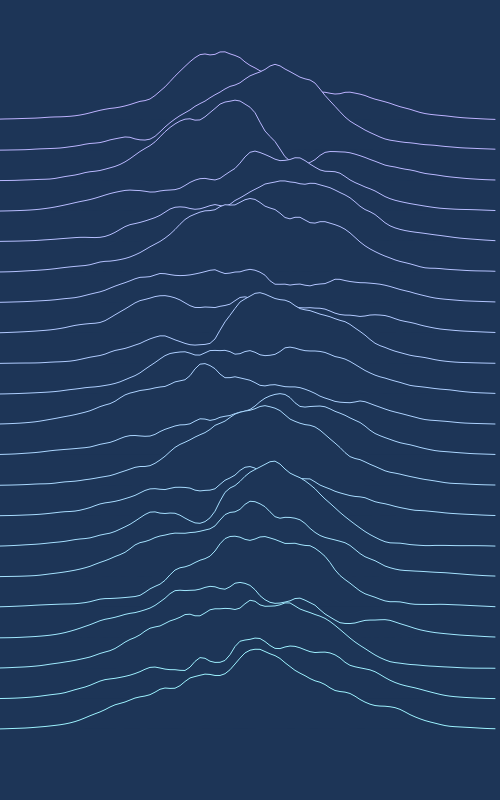
Frame 1 (no input)
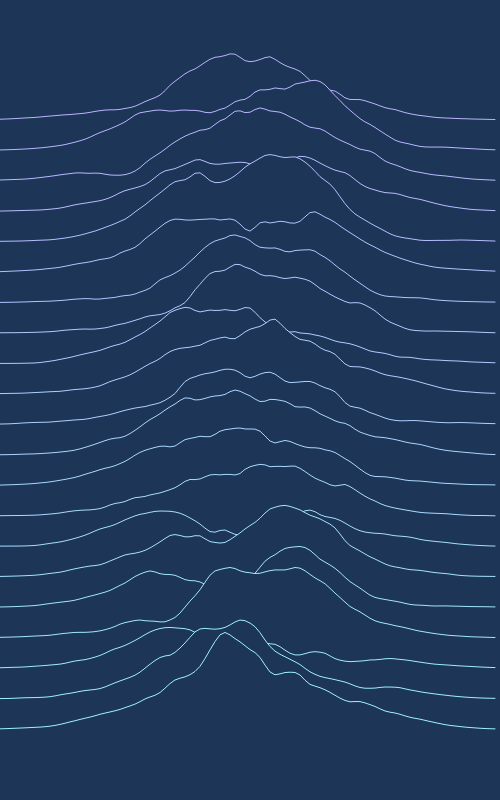
Frame 60 (no input)
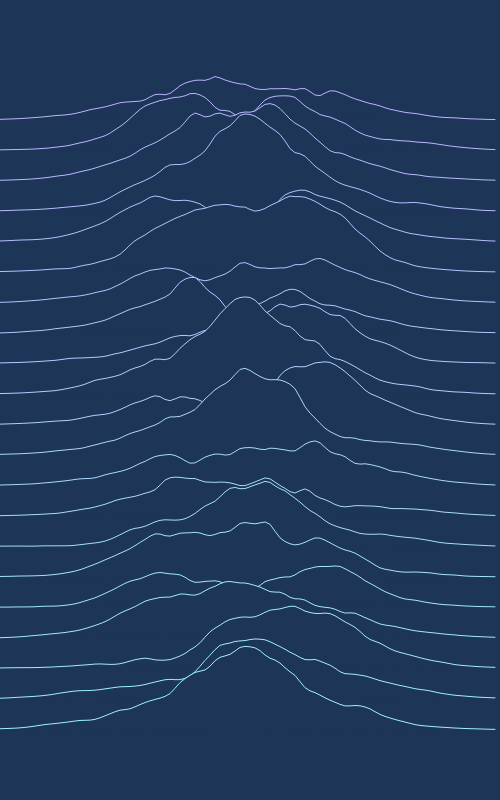
Frame 120 (the mouse pressed at the canvas centre since frame 60)

The p5.js sketch that drew these frames (run headless with seeded random() and noise() and a simulated clock; from frame 60 on, the mouse is pressed at the canvas centre):

// p5.js sketch
// ── sketch.js
w = 500;
h = 800;
let c = 21;
let pad = h / 20;
montains = []

function setup() {
  let c1 = color(189, 178, 255);
  let c2 = color(155, 246, 255);
  createCanvas(w, h);
  for (let i = 0; i < c; i++){
    let col = lerpColor(c1, c2, i / c);
    let alt = map(i, 0, c, 3 * pad, h - pad);
    montains.push(new Montain(alt, 100, w, i, col));
  }
}

function draw() {
  clear();
  background('#1d3557');
  for (let i = 0; i < c; i++){
    montains[i].draw();
    montains[i].update();
  }
}

// ── class.js
class Montain{
  constructor(y_pos, altitude, width, seed, col){
    this.y_pos = y_pos
    this.altitude = altitude;
    this.width = width;
    this.R = 100;
    this.t = 0;
    this.seed = seed * 100;
    this.col = col;
  }

  update(){
    this.t += 1.5;
  }

  draw(){
    fill('#1d3557');
    stroke(this.col);
    beginShape();
    for (let r = 0; r < this.R; r++){
      let x = Math.round(map(r, 0, this.R, 0, this.width), 4);
      let y = gaussian(x, this.altitude, this.width / 2, this.width / 6)
      let n = map(noise(this.seed + this.t / 50 + x / 100), 0, 1,
        - this.altitude / 100,
        this.altitude / 500);
      vertex(x, this.y_pos - y * (1 + n));
    }
    endShape();
  }
}


function gaussian(x, a, b, c) {
  return a * Math.exp(- Math.pow(x - b, 2) / (2 * Math.pow(c,2)))
}

// ── montains.html
<html>
<head>
  <title>Gaussian Montains</title>
  <meta charset="UTF-8">
  <link rel="stylesheet" href="style.css">
  <script language="javascript" src="p5.js"></script>
  <script language="javascript" type="text/javascript" src="class.js"></script>
  <script language="javascript" type="text/javascript" src="sketch.js"></script>

</head>
<body>

</body>
</html>

// ── style.css
html, body {
  height: 100%;
}

body {
  margin: 0;
  display: flex;

  /* This centers our sketch horizontally. */
  justify-content: center;

  /* This centers our sketch vertically. */
  align-items: center;

  /* background color */
  background-color: #1d3557;
}
